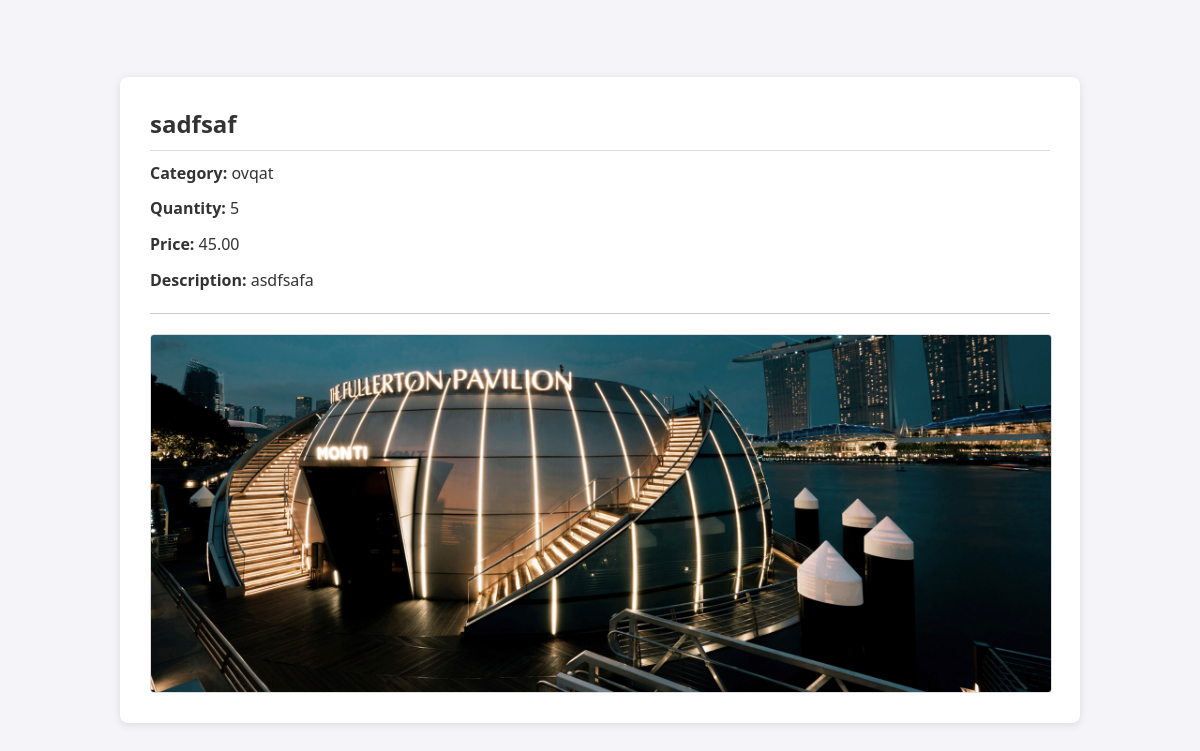
/main/back-office/product/detail/4/, run on an earlier commit of the app's database.
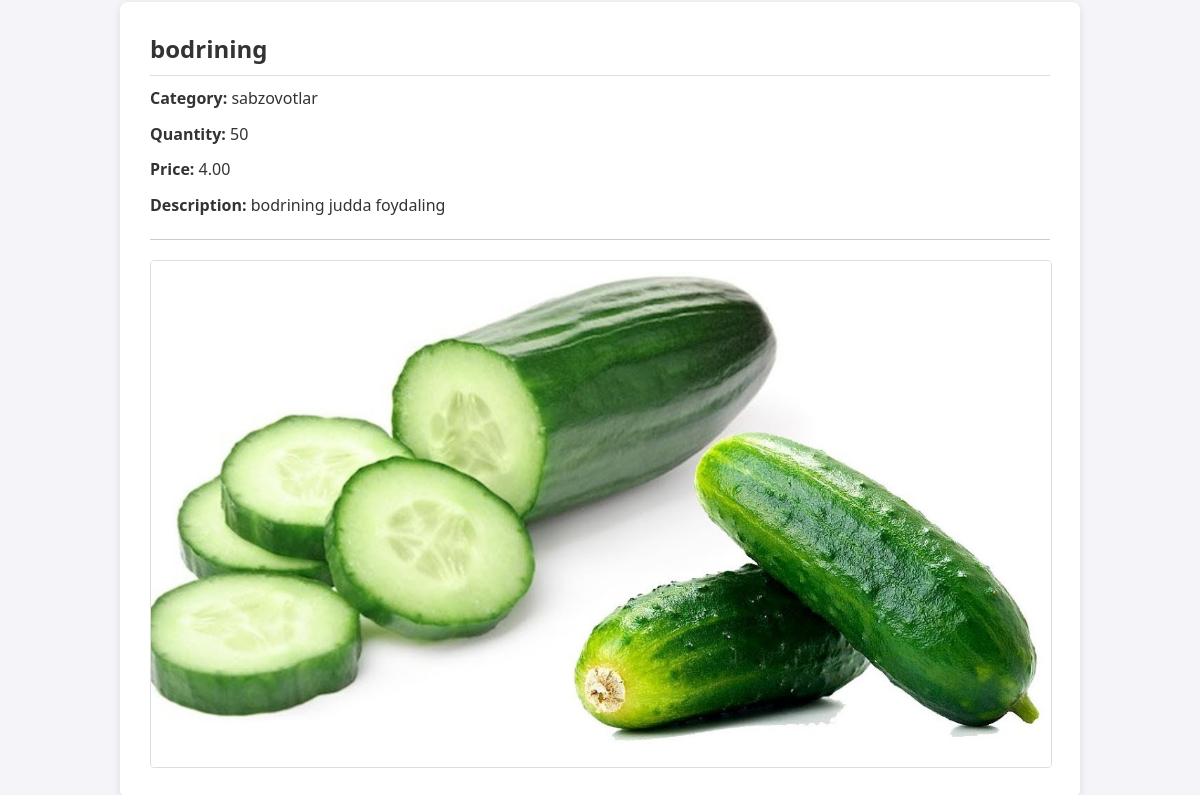
And on a later commit of the database.
### Goods/models.py (models this page shows, shortened)
class Product(models.Model):
    name = models.CharField(max_length=255)
    quantity = models.PositiveIntegerField(default=1)
    price = models.DecimalField(max_digits=8, decimal_places=2)
    category = models.ForeignKey(Category, on_delete=models.CASCADE, related_name='products')
    description = models.TextField()
    def __str__(self):
        return self.name

class Category(models.Model):
    name = models.CharField(max_length=255)
    title = models.TextField()
    img = models.ImageField(upload_to='category_img')

class ProductImg(models.Model):
    product = models.ForeignKey(Product, on_delete=models.CASCADE, related_name='images')
    img = models.ImageField(upload_to='product-img')

### Goods/back-office/product/views.py (the view)
# urls.py: path('detail/<int:id>/', views.detailProduct, name='detailProduct'),
def detailProduct(request, id):
    queryset = models.Product.objects.get(id=id)
    print('queryset',queryset )
    print('id', id)
    querysetImg = models.ProductImg.objects.filter(product_id = id)
    context = {}
    context['queryset'] = queryset
    context['querysetImg'] = querysetImg
    context['images'] = models.ProductImg.objects.filter(product=queryset)
    return render(request, 'back-office/product/detail.html',context)

### templates/back-office/product/detail.html (shortened to what this page needs)
<!DOCTYPE html>
{% load static %}
<html lang="en">
<head>
    <link rel="stylesheet" href="{% static 'assets/css/product-detail.css' %}">
</head>
<body>
    <div class="container">
        <div class="details">
            <h2>{{ queryset.name }}</h2>
            <p><strong>Category:</strong> {{ queryset.category.name }}</p>
            <p><strong>Quantity:</strong> {{ queryset.quantity }}</p>
            <p><strong>Price:</strong> {{ queryset.price }}</p>
            <p><strong>Description:</strong> {{ queryset.description }}</p>
        </div>
        <hr>
        <div class="images">
            {% for image in querysetImg %}
            <img src="{{ image.img.url }}" alt="Product Image" width="200px">
            {% endfor %}
        </div>
    </div>
</body>
</html>

What changed in the data, as far as the page shows it:
changed Product: name "sadfsaf" → "bodrining"; category.name "ovqat" → "sabzovotlar"; quantity "5" → "50"; price "45.00" → "4.00"; description "asdfsafa" → "bodrining judda foydaling"
changed ProductImg: img: picture removed, a placeholder shows
